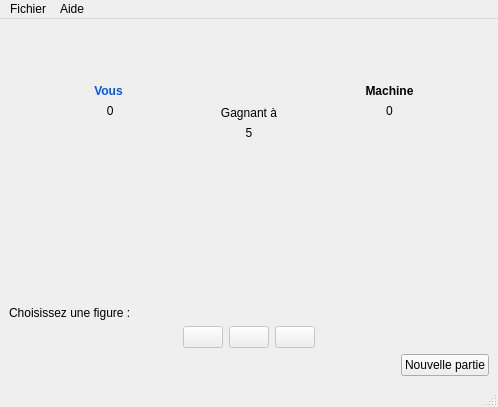
<?xml version="1.0" encoding="UTF-8"?>
<ui version="4.0">
 <class>ChifoumiVue</class>
 <widget class="QMainWindow" name="ChifoumiVue">
  <property name="geometry">
   <rect>
    <x>0</x>
    <y>0</y>
    <width>498</width>
    <height>407</height>
   </rect>
  </property>
  <property name="windowTitle">
   <string>Jeu du Chifoumi</string>
  </property>
  <property name="windowIcon">
   <iconset resource="ressourcesChifoumi.qrc">
    <normaloff>:/chifoumi/images/Chifoumi.png</normaloff>:/chifoumi/images/Chifoumi.png</iconset>
  </property>
  <widget class="QWidget" name="centralwidget">
   <layout class="QHBoxLayout" name="horizontalLayout">
    <item>
     <layout class="QVBoxLayout" name="layoutPrincipal">
      <item>
       <layout class="QHBoxLayout" name="layoutVersus">
        <item>
         <spacer name="horizontalSpacer_7">
          <property name="orientation">
           <enum>Qt::Horizontal</enum>
          </property>
          <property name="sizeHint" stdset="0">
           <size>
            <width>40</width>
            <height>20</height>
           </size>
          </property>
         </spacer>
        </item>
        <item>
         <layout class="QVBoxLayout" name="layoutJoueur">
          <item>
           <spacer name="verticalSpacer">
            <property name="orientation">
             <enum>Qt::Vertical</enum>
            </property>
            <property name="sizeHint" stdset="0">
             <size>
              <width>20</width>
              <height>40</height>
             </size>
            </property>
           </spacer>
          </item>
          <item>
           <widget class="QLabel" name="lNomJoueur">
            <property name="palette">
             <palette>
              <active>
               <colorrole role="WindowText">
                <brush brushstyle="SolidPattern">
                 <color alpha="255">
                  <red>0</red>
                  <green>85</green>
                  <blue>255</blue>
                 </color>
                </brush>
               </colorrole>
               <colorrole role="Text">
                <brush brushstyle="SolidPattern">
                 <color alpha="255">
                  <red>0</red>
                  <green>85</green>
                  <blue>255</blue>
                 </color>
                </brush>
               </colorrole>
               <colorrole role="ButtonText">
                <brush brushstyle="SolidPattern">
                 <color alpha="255">
                  <red>0</red>
                  <green>85</green>
                  <blue>255</blue>
                 </color>
                </brush>
               </colorrole>
               <colorrole role="ToolTipText">
                <brush brushstyle="SolidPattern">
                 <color alpha="255">
                  <red>0</red>
                  <green>85</green>
                  <blue>255</blue>
                 </color>
                </brush>
               </colorrole>
               <colorrole role="PlaceholderText">
                <brush brushstyle="SolidPattern">
                 <color alpha="128">
                  <red>0</red>
                  <green>85</green>
                  <blue>255</blue>
                 </color>
                </brush>
               </colorrole>
              </active>
              <inactive>
               <colorrole role="WindowText">
                <brush brushstyle="SolidPattern">
                 <color alpha="255">
                  <red>0</red>
                  <green>85</green>
                  <blue>255</blue>
                 </color>
                </brush>
               </colorrole>
               <colorrole role="Text">
                <brush brushstyle="SolidPattern">
                 <color alpha="255">
                  <red>0</red>
                  <green>85</green>
                  <blue>255</blue>
                 </color>
                </brush>
               </colorrole>
               <colorrole role="ButtonText">
                <brush brushstyle="SolidPattern">
                 <color alpha="255">
                  <red>0</red>
                  <green>85</green>
                  <blue>255</blue>
                 </color>
                </brush>
               </colorrole>
               <colorrole role="ToolTipText">
                <brush brushstyle="SolidPattern">
                 <color alpha="255">
                  <red>0</red>
                  <green>85</green>
                  <blue>255</blue>
                 </color>
                </brush>
               </colorrole>
               <colorrole role="PlaceholderText">
                <brush brushstyle="SolidPattern">
                 <color alpha="128">
                  <red>0</red>
                  <green>85</green>
                  <blue>255</blue>
                 </color>
                </brush>
               </colorrole>
              </inactive>
              <disabled>
               <colorrole role="WindowText">
                <brush brushstyle="SolidPattern">
                 <color alpha="255">
                  <red>120</red>
                  <green>120</green>
                  <blue>120</blue>
                 </color>
                </brush>
               </colorrole>
               <colorrole role="Text">
                <brush brushstyle="SolidPattern">
                 <color alpha="255">
                  <red>120</red>
                  <green>120</green>
                  <blue>120</blue>
                 </color>
                </brush>
               </colorrole>
               <colorrole role="ButtonText">
                <brush brushstyle="SolidPattern">
                 <color alpha="255">
                  <red>120</red>
                  <green>120</green>
                  <blue>120</blue>
                 </color>
                </brush>
               </colorrole>
               <colorrole role="ToolTipText">
                <brush brushstyle="SolidPattern">
                 <color alpha="255">
                  <red>0</red>
                  <green>85</green>
                  <blue>255</blue>
                 </color>
                </brush>
               </colorrole>
               <colorrole role="PlaceholderText">
                <brush brushstyle="SolidPattern">
                 <color alpha="128">
                  <red>0</red>
                  <green>0</green>
                  <blue>0</blue>
                 </color>
                </brush>
               </colorrole>
              </disabled>
             </palette>
            </property>
            <property name="font">
             <font>
              <weight>75</weight>
              <bold>true</bold>
             </font>
            </property>
            <property name="text">
             <string>Vous</string>
            </property>
            <property name="alignment">
             <set>Qt::AlignCenter</set>
            </property>
           </widget>
          </item>
          <item>
           <widget class="QLabel" name="lScoreJoueur">
            <property name="text">
             <string> 0</string>
            </property>
            <property name="alignment">
             <set>Qt::AlignCenter</set>
            </property>
           </widget>
          </item>
          <item>
           <widget class="QLabel" name="lChoixJoueur">
            <property name="minimumSize">
             <size>
              <width>115</width>
              <height>115</height>
             </size>
            </property>
            <property name="maximumSize">
             <size>
              <width>115</width>
              <height>115</height>
             </size>
            </property>
            <property name="text">
             <string/>
            </property>
            <property name="pixmap">
             <pixmap resource="ressourcesChifoumi.qrc">:/chifoumi/images/rien_115.png</pixmap>
            </property>
            <property name="scaledContents">
             <bool>true</bool>
            </property>
           </widget>
          </item>
          <item>
           <spacer name="verticalSpacer_3">
            <property name="orientation">
             <enum>Qt::Vertical</enum>
            </property>
            <property name="sizeHint" stdset="0">
             <size>
              <width>20</width>
              <height>40</height>
             </size>
            </property>
           </spacer>
          </item>
         </layout>
        </item>
        <item>
         <spacer name="horizontalSpacer_5">
          <property name="orientation">
           <enum>Qt::Horizontal</enum>
          </property>
          <property name="sizeHint" stdset="0">
           <size>
            <width>40</width>
            <height>20</height>
           </size>
          </property>
         </spacer>
        </item>
        <item>
         <layout class="QVBoxLayout" name="verticalLayout_3">
          <item>
           <spacer name="verticalSpacer_6">
            <property name="orientation">
             <enum>Qt::Vertical</enum>
            </property>
            <property name="sizeHint" stdset="0">
             <size>
              <width>20</width>
              <height>40</height>
             </size>
            </property>
           </spacer>
          </item>
          <item>
           <widget class="QLabel" name="label">
            <property name="text">
             <string>Gagnant à</string>
            </property>
            <property name="alignment">
             <set>Qt::AlignCenter</set>
            </property>
           </widget>
          </item>
          <item>
           <widget class="QLabel" name="lLimiteScore">
            <property name="text">
             <string>5</string>
            </property>
            <property name="alignment">
             <set>Qt::AlignCenter</set>
            </property>
           </widget>
          </item>
          <item>
           <widget class="QLabel" name="lVersus">
            <property name="minimumSize">
             <size>
              <width>70</width>
              <height>70</height>
             </size>
            </property>
            <property name="maximumSize">
             <size>
              <width>70</width>
              <height>70</height>
             </size>
            </property>
            <property name="text">
             <string/>
            </property>
            <property name="pixmap">
             <pixmap resource="ressourcesChifoumi.qrc">:/chifoumi/images/versus_70.png</pixmap>
            </property>
            <property name="alignment">
             <set>Qt::AlignCenter</set>
            </property>
           </widget>
          </item>
          <item>
           <spacer name="verticalSpacer_5">
            <property name="orientation">
             <enum>Qt::Vertical</enum>
            </property>
            <property name="sizeHint" stdset="0">
             <size>
              <width>20</width>
              <height>40</height>
             </size>
            </property>
           </spacer>
          </item>
         </layout>
        </item>
        <item>
         <spacer name="horizontalSpacer_6">
          <property name="orientation">
           <enum>Qt::Horizontal</enum>
          </property>
          <property name="sizeHint" stdset="0">
           <size>
            <width>40</width>
            <height>20</height>
           </size>
          </property>
         </spacer>
        </item>
        <item>
         <layout class="QVBoxLayout" name="layoutMachine">
          <item>
           <spacer name="verticalSpacer_2">
            <property name="orientation">
             <enum>Qt::Vertical</enum>
            </property>
            <property name="sizeHint" stdset="0">
             <size>
              <width>20</width>
              <height>40</height>
             </size>
            </property>
           </spacer>
          </item>
          <item>
           <widget class="QLabel" name="lNomMachine">
            <property name="font">
             <font>
              <weight>75</weight>
              <bold>true</bold>
             </font>
            </property>
            <property name="text">
             <string>Machine</string>
            </property>
            <property name="alignment">
             <set>Qt::AlignCenter</set>
            </property>
            <property name="margin">
             <number>0</number>
            </property>
           </widget>
          </item>
          <item>
           <widget class="QLabel" name="lScoreMachine">
            <property name="text">
             <string>0</string>
            </property>
            <property name="alignment">
             <set>Qt::AlignCenter</set>
            </property>
           </widget>
          </item>
          <item>
           <widget class="QLabel" name="lChoixMachine">
            <property name="minimumSize">
             <size>
              <width>115</width>
              <height>115</height>
             </size>
            </property>
            <property name="maximumSize">
             <size>
              <width>115</width>
              <height>115</height>
             </size>
            </property>
            <property name="text">
             <string/>
            </property>
            <property name="pixmap">
             <pixmap resource="ressourcesChifoumi.qrc">:/chifoumi/images/rien_115.png</pixmap>
            </property>
            <property name="scaledContents">
             <bool>true</bool>
            </property>
           </widget>
          </item>
          <item>
           <spacer name="verticalSpacer_4">
            <property name="orientation">
             <enum>Qt::Vertical</enum>
            </property>
            <property name="sizeHint" stdset="0">
             <size>
              <width>20</width>
              <height>40</height>
             </size>
            </property>
           </spacer>
          </item>
         </layout>
        </item>
        <item>
         <spacer name="horizontalSpacer_8">
          <property name="orientation">
           <enum>Qt::Horizontal</enum>
          </property>
          <property name="sizeHint" stdset="0">
           <size>
            <width>40</width>
            <height>20</height>
           </size>
          </property>
         </spacer>
        </item>
       </layout>
      </item>
      <item>
       <layout class="QHBoxLayout" name="layoutChoix">
        <item>
         <widget class="QLabel" name="lChoixFig">
          <property name="text">
           <string>Choisissez une figure :</string>
          </property>
          <property name="alignment">
           <set>Qt::AlignBottom|Qt::AlignLeading|Qt::AlignLeft</set>
          </property>
         </widget>
        </item>
        <item>
         <spacer name="horizontalSpacer">
          <property name="orientation">
           <enum>Qt::Horizontal</enum>
          </property>
          <property name="sizeHint" stdset="0">
           <size>
            <width>40</width>
            <height>20</height>
           </size>
          </property>
         </spacer>
        </item>
       </layout>
      </item>
      <item>
       <layout class="QHBoxLayout" name="layoutFigures">
        <item>
         <spacer name="horizontalSpacer_3">
          <property name="orientation">
           <enum>Qt::Horizontal</enum>
          </property>
          <property name="sizeHint" stdset="0">
           <size>
            <width>40</width>
            <height>20</height>
           </size>
          </property>
         </spacer>
        </item>
        <item>
         <widget class="QPushButton" name="bPierre">
          <property name="enabled">
           <bool>false</bool>
          </property>
          <property name="maximumSize">
           <size>
            <width>100</width>
            <height>100</height>
           </size>
          </property>
          <property name="cursor">
           <cursorShape>PointingHandCursor</cursorShape>
          </property>
          <property name="text">
           <string/>
          </property>
          <property name="icon">
           <iconset resource="ressourcesChifoumi.qrc">
            <normaloff>:/chifoumi/images/pierre_115.png</normaloff>:/chifoumi/images/pierre_115.png</iconset>
          </property>
          <property name="iconSize">
           <size>
            <width>100</width>
            <height>100</height>
           </size>
          </property>
         </widget>
        </item>
        <item>
         <widget class="QPushButton" name="bPapier">
          <property name="enabled">
           <bool>false</bool>
          </property>
          <property name="maximumSize">
           <size>
            <width>100</width>
            <height>100</height>
           </size>
          </property>
          <property name="cursor">
           <cursorShape>PointingHandCursor</cursorShape>
          </property>
          <property name="text">
           <string/>
          </property>
          <property name="icon">
           <iconset resource="ressourcesChifoumi.qrc">
            <normaloff>:/chifoumi/images/papier_115.png</normaloff>:/chifoumi/images/papier_115.png</iconset>
          </property>
          <property name="iconSize">
           <size>
            <width>100</width>
            <height>100</height>
           </size>
          </property>
         </widget>
        </item>
        <item>
         <widget class="QPushButton" name="bCiseaux">
          <property name="enabled">
           <bool>false</bool>
          </property>
          <property name="maximumSize">
           <size>
            <width>100</width>
            <height>100</height>
           </size>
          </property>
          <property name="cursor">
           <cursorShape>PointingHandCursor</cursorShape>
          </property>
          <property name="text">
           <string/>
          </property>
          <property name="icon">
           <iconset resource="ressourcesChifoumi.qrc">
            <normaloff>:/chifoumi/images/ciseau_115.png</normaloff>:/chifoumi/images/ciseau_115.png</iconset>
          </property>
          <property name="iconSize">
           <size>
            <width>100</width>
            <height>100</height>
           </size>
          </property>
         </widget>
        </item>
        <item>
         <spacer name="horizontalSpacer_4">
          <property name="orientation">
           <enum>Qt::Horizontal</enum>
          </property>
          <property name="sizeHint" stdset="0">
           <size>
            <width>40</width>
            <height>20</height>
           </size>
          </property>
         </spacer>
        </item>
       </layout>
      </item>
      <item>
       <layout class="QHBoxLayout" name="layoutPied">
        <item>
         <spacer name="horizontalSpacer_2">
          <property name="orientation">
           <enum>Qt::Horizontal</enum>
          </property>
          <property name="sizeHint" stdset="0">
           <size>
            <width>40</width>
            <height>20</height>
           </size>
          </property>
         </spacer>
        </item>
        <item>
         <widget class="QPushButton" name="bNouv">
          <property name="cursor">
           <cursorShape>PointingHandCursor</cursorShape>
          </property>
          <property name="text">
           <string>Nouvelle partie</string>
          </property>
         </widget>
        </item>
       </layout>
      </item>
     </layout>
    </item>
   </layout>
  </widget>
  <widget class="QMenuBar" name="menubar">
   <property name="geometry">
    <rect>
     <x>0</x>
     <y>0</y>
     <width>498</width>
     <height>20</height>
    </rect>
   </property>
   <widget class="QMenu" name="menuFichier">
    <property name="title">
     <string>Fichier</string>
    </property>
    <addaction name="actionParametrer"/>
    <addaction name="actionResultats"/>
    <addaction name="separator"/>
    <addaction name="actionQuitter"/>
   </widget>
   <widget class="QMenu" name="menuAide">
    <property name="title">
     <string>Aide</string>
    </property>
    <addaction name="actionA_propos_de"/>
   </widget>
   <addaction name="menuFichier"/>
   <addaction name="menuAide"/>
  </widget>
  <widget class="QStatusBar" name="statusbar"/>
  <action name="actionA_propos_de">
   <property name="icon">
    <iconset resource="ressourcesChifoumi.qrc">
     <normaloff>:/chifoumi/images/AproposDe.png</normaloff>:/chifoumi/images/AproposDe.png</iconset>
   </property>
   <property name="text">
    <string>À propos de...</string>
   </property>
   <property name="shortcut">
    <string>F1</string>
   </property>
  </action>
  <action name="actionQuitter">
   <property name="icon">
    <iconset resource="ressourcesChifoumi.qrc">
     <normaloff>:/chifoumi/images/Quitter.png</normaloff>:/chifoumi/images/Quitter.png</iconset>
   </property>
   <property name="text">
    <string>Quitter</string>
   </property>
   <property name="shortcut">
    <string>Alt+F3</string>
   </property>
  </action>
  <action name="actionParametrer">
   <property name="icon">
    <iconset resource="ressourcesChifoumi.qrc">
     <normaloff>:/chifoumi/images/Parametrage.png</normaloff>:/chifoumi/images/Parametrage.png</iconset>
   </property>
   <property name="text">
    <string>Parametrer</string>
   </property>
   <property name="shortcut">
    <string>Alt+F1</string>
   </property>
  </action>
  <action name="actionResultats">
   <property name="icon">
    <iconset resource="ressourcesChifoumi.qrc">
     <normaloff>:/chifoumi/images/resultats.png</normaloff>:/chifoumi/images/resultats.png</iconset>
   </property>
   <property name="text">
    <string>Resultats</string>
   </property>
   <property name="shortcut">
    <string>Alt+F2</string>
   </property>
  </action>
 </widget>
 <resources>
  <include location="ressourcesChifoumi.qrc"/>
 </resources>
 <connections/>
</ui>
